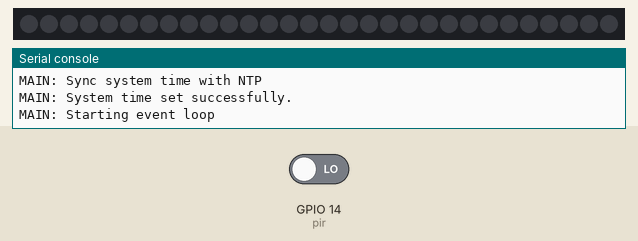
The program below on a simulated ESP8266 board running MicroPython. Shown: 30 RGB LEDs in strip order, left to right, the last lines printed to the serial console. The test bench sets the inputs (shaded band); at power-on: GPIO 14 (pir) LOW. WiFi joins after 1.5 s; the clock reads 2024-03-15 10:24:30 at power-on unless the program sets it; values from a settings file that is not in the repository are placeholders; library files of the repository ran but are not shown: 1 file(s).

Above: at 7.2 s.
7.3 s: GPIO 14 (pir) driven HIGH
At 8.4 s:
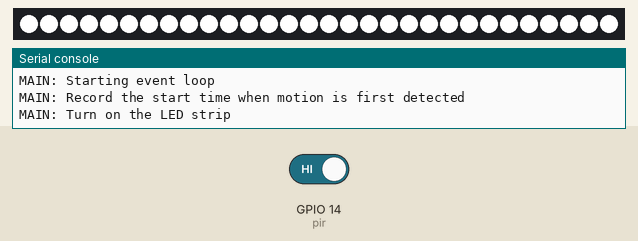
Timing chart, 0 to 10.3 s (numbered marks = the images above; inputs shaded):
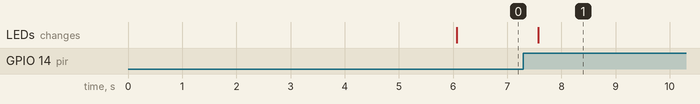

The program:

main.py
```python
"""
Turn on lights under my desk
"""
import time

import network
import ntptime
from machine import Pin, reset
from neopixel import NeoPixel

import secrets

# GPIO 14 = D5 on board
MOTION_DETECTOR_PIN = 14

# GPIO 0 = D3 on board
LED_STRIP_CONTROL_PIN = 0

NUM_PIXELS = 30
LIGHTS_ON = (255, 255, 255)
LIGHTS_OFF = (0, 0, 0)

FOUR_HOURS = 4 * 3600  # in seconds


def wifi_connect(wlan, ssid, password, connection_attempts=10, sleep_seconds_interval=3):
    """
    Start a Wi-Fi connection

    :param wlan: A network handle
    :type wlan: network.WLAN
    :param ssid: Wi-Fi SSID
    :type ssid: str
    :param password: Wi-Fi password
    :type password: str
    :param connection_attempts: How many times should we attempt to connect?
    :type connection_attempts: int
    :param sleep_seconds_interval: Sleep time between attempts
    :type sleep_seconds_interval: int
    :return: Nothing
    :rtype: None
    """
    print("WIFI: Attempting network connection")
    wlan.active(True)
    time.sleep(sleep_seconds_interval)
    counter = 1
    wlan.connect(ssid, password)
    while not wlan.isconnected():
        print(f'WIFI: Attempt {counter} of {connection_attempts}')
        time.sleep(sleep_seconds_interval)
        counter += 1
        if counter > connection_attempts:
            print("WIFI: Max connection attempts exceeded. Resetting microcontroller")
            time.sleep(0.5)
            reset()
    print("WIFI: Successfully connected to network")


def main():
    print("MAIN: Set Hostname.")
    network.hostname(secrets.HOSTNAME)
    #
    print("MAIN: Turn OFF the access point interface")
    ap_if = network.WLAN(network.AP_IF)
    ap_if.active(False)
    #
    print("MAIN: Turn ON and connect the station interface")
    wlan = network.WLAN(network.STA_IF)
    wifi_connect(wlan, secrets.SSID, secrets.PASSWORD)

    print("MAIN: Sync system time with NTP")
    try:
        ntptime.settime()
        print("MAIN: System time set successfully.")
    except Exception as e:
        print(f"MAIN: Error setting system time: {e}")
        time.sleep(0.5)
        reset()

    led = Pin(LED_STRIP_CONTROL_PIN, Pin.OUT)

    strip = NeoPixel(led, NUM_PIXELS)
    strip.fill(LIGHTS_OFF)
    strip.write()

    pir = Pin(MOTION_DETECTOR_PIN, Pin.IN)

    start_time = None

    print("MAIN: Starting event loop")
    while True:
        motion_detected = bool(pir.value())

        if motion_detected and not start_time:
            print("MAIN: Record the start time when motion is first detected")
            start_time = time.time()

            print("MAIN: Turn on the LED strip")
            strip.fill(LIGHTS_ON)
            strip.write()

        elif start_time and time.time() - start_time >= FOUR_HOURS:
            print("MAIN: Time is up.  Reset start time.")
            start_time = None

            print("MAIN: Turn lights off")
            strip.fill(LIGHTS_OFF)
            strip.write()

        if not wlan.isconnected():
            print("MAIN: Restart network connection")
            wifi_connect(wlan, secrets.SSID, secrets.PASSWORD)

        time.sleep(0.5)


if __name__ == "__main__":
    main()
```

Measured:
- after the input at 7.3 s, the LEDs: change after 0.27 s (image 1)
